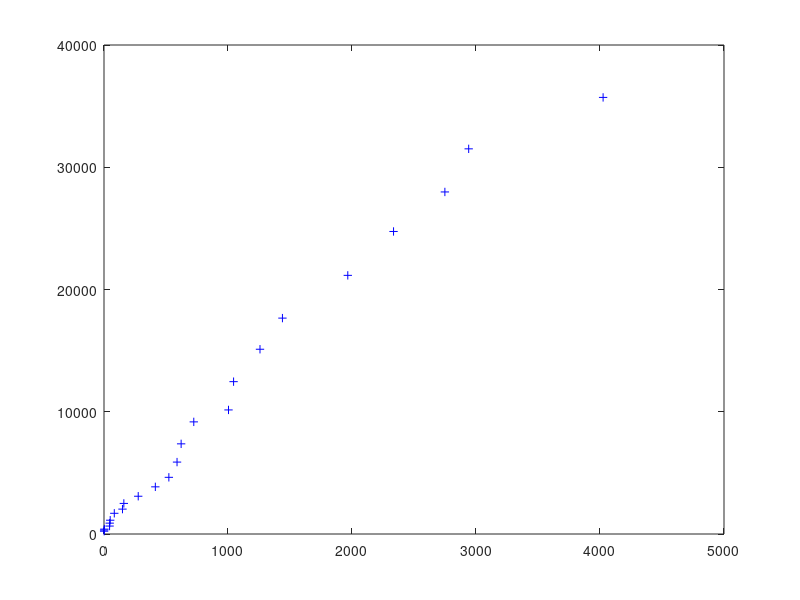

MATLAB code for this plot:
pkg load optim
clear ;
%%close all;
clc;

data = dlmread("data/dpc-covid19-ita-andamento-nazionale.csv", ',');
#{
1:  data
2:  stato
3:  ricoverati_con_sintomi
4:  terapia_intensiva
5:  totale_ospedalizzati
6:  isolamento_domiciliare
7:  totale_attualmente_positivi
8:  nuovi_attualmente_positivi
9:  dimessi_guariti
10:  deceduti
11:  totale_casi
12:  tamponi
#}

recovered=data(:,9);
infected=data(:,7);

m = length(infected);
% Add a column of all ones (intercept term) to x
X = [ones(m, 1) infected];
% Calculate theta
theta = (pinv(X'*X))*X'*recovered

plot(infected,recovered,'+b');